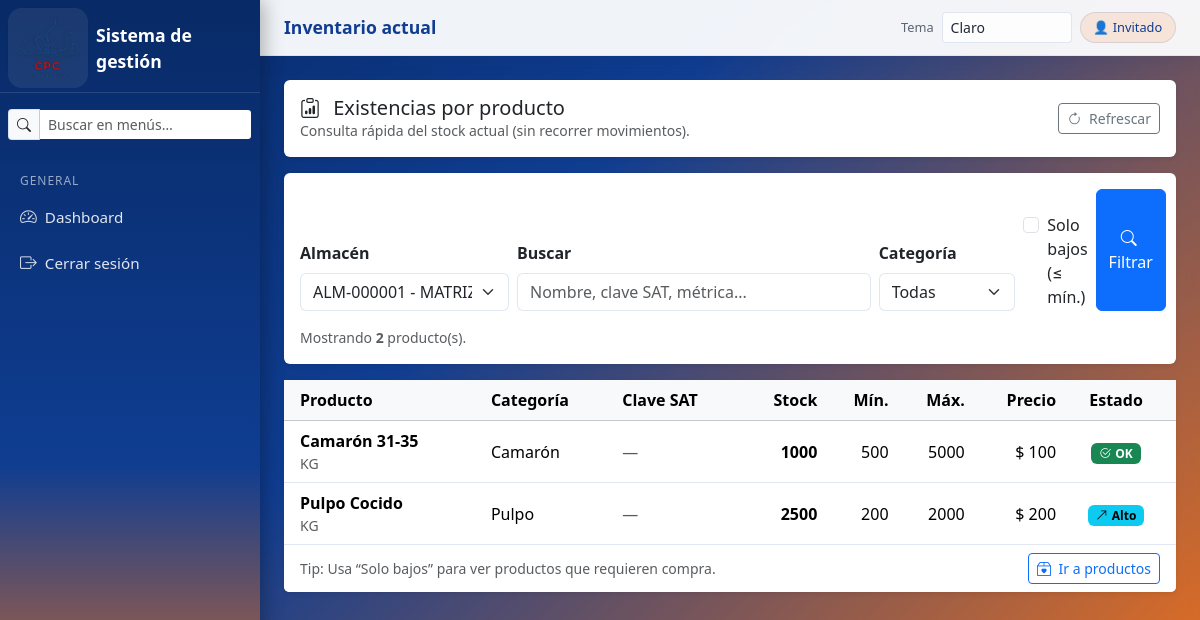
The page /inventarios/consultas/inventario_actual/ on the database its author committed.
### catalogos/models.py (models this page shows, shortened)
class Producto(models.Model):
    categoria = models.ForeignKey(
        Categoria,
        on_delete=models.SET_NULL,
        null=True,
        blank=True,
        related_name="productos",
    )
    nombre = models.CharField(max_length=150)
    nombre_normalizado = models.CharField(
        max_length=160,
        editable=False,
        unique=True,  # clave para evitar duplicados “similares”
    )
    clave_sat = models.CharField(max_length=8, blank=True, null=True)
    metrica = models.CharField(max_length=30)
    precio = models.DecimalField(max_digits=10, decimal_places=2)
    stock = models.DecimalField(max_digits=10, decimal_places=2, default=0)
    stock_minimo = models.DecimalField(max_digits=10, decimal_places=2, default=0)
    stock_maximo = models.DecimalField(max_digits=10, decimal_places=2, default=0)
    imagen = models.ImageField(upload_to="productos", blank=True, null=True)
    imagen_base64 = models.TextField(blank=True, null=True)
    es_equipo = models.BooleanField(
        default=False,
        help_text="Indica si el producto es un equipo con número de serie"
    )

class Categoria(models.Model):
    nombre = models.CharField(max_length=100, unique=True)
    nombre_normalizado = models.CharField(
        max_length=120,
        editable=False,
        unique=True,
    )

### inventarios/views/kardex.py (the view)
# urls.py: path("consultas/inventario_actual/", v_kardex.inventario_actual, name="inventario_actual"),
def inventario_actual(request):
    almacenes_qs = Almacen.objects.filter(es_activo=True).order_by("tipo", "nombre")
    almacen = get_almacen_default()
    almacen_id = (request.GET.get("almacen") or "").strip()
    if almacen_id.isdigit():
        almacen = almacenes_qs.filter(pk=int(almacen_id)).first() or almacen
    q = (request.GET.get("q") or "").strip()
    categoria_id = (request.GET.get("categoria") or "").strip()
    solo_bajos = request.GET.get("solo_bajos") == "on"
    productos = Producto.objects.select_related("categoria").all()
    if q:
        productos = productos.filter(
            Q(nombre__icontains=q) |
            Q(clave_sat__icontains=q) |
            Q(metrica__icontains=q)
        )
    if categoria_id:
        productos = productos.filter(categoria_id=categoria_id)
    stock_map = {}
    if almacen:
        stock_map = {
            s.producto_id: (s.cantidad or 0)
            for s in InventarioStock.objects.filter(almacen_id=almacen.id)
        }
    categorias = Categoria.objects.all().order_by("nombre")
    productos = list(productos.order_by("nombre"))
    for p in productos:
        p.stock_almacen = stock_map.get(p.id, 0)
    if solo_bajos:
        productos = [p for p in productos if p.stock_minimo is not None and p.stock_almacen <= p.stock_minimo]
    return render(request, "inventarios/inventario_actual.html", {
        "productos": productos,
        "categorias": categorias,
        "almacenes": almacenes_qs,
        "almacen": almacen,
        "almacen_id": almacen_id,
        "q": q,
        "categoria_id": categoria_id,
        "solo_bajos": solo_bajos,
    })

### accounts/templatetags/roles.py (called while the page is built)
@register.filter
def has_group(user, group_name: str) -> bool:
    if not user or not user.is_authenticated:
        return False
    return user.groups.filter(name=group_name).exists()

### inventarios/utils.py (called while the page is built)
def get_almacen_default():
    return (
        Almacen.objects.filter(es_activo=True, tipo="FISICO").order_by("id").first()
        or Almacen.objects.filter(es_activo=True).order_by("id").first()
    )

### templates/inventarios/inventario_actual.html (shortened to what this page needs)
{% extends "base.html" %}
{% load humanize %}
{% block page_title %}Inventario actual{% endblock %}
{% block content %}
<div class="row">
  <div class="col-12">
    <div class="card border-0 shadow-sm">
      <div class="card-body d-flex flex-column flex-md-row justify-content-between align-items-md-center gap-2">
        <div>
          <h5 class="mb-0">
            <i class="bi bi-clipboard-data me-2"></i>
            Existencias por producto
          </h5>
          <div class="text-muted small">
            Consulta rápida del stock actual (sin recorrer movimientos).
          </div>
        </div>
        <div class="d-flex gap-2">
          <a href="?{% if q %}q={{ q|urlencode }}&{% endif %}{% if categoria_id %}categoria={{ categoria_id }}&{% endif %}{% if solo_bajos %}solo_bajos=on&{% endif %}"
             class="btn btn-sm btn-outline-secondary">
            <i class="bi bi-arrow-clockwise me-1"></i>
            Refrescar
          </a>
        </div>
      </div>
    </div>
  </div>
  <div class="col-12 mt-3">
    <div class="card border-0 shadow-sm">
      <div class="card-body">
        <form method="get" class="row g-2 align-items-end">
          <div class="col-12 col-md-3">
            <label class="form-label fw-semibold">Almacén</label>
            <select name="almacen" class="form-select">
              {% for a in almacenes %}
                <option value="{{ a.id }}" {% if almacen and a.id == almacen.id %}selected{% endif %}>
                  {{ a.codigo }} - {{ a.nombre }}{% if a.tipo == "VIRTUAL" %} (Virtual){% endif %}
                </option>
              {% endfor %}
            </select>
          </div>
          <div class="col-12 col-md-5">
            <label class="form-label fw-semibold">Buscar</label>
            <input type="text"
                   name="q"
                   value="{{ q|default:'' }}"
                   class="form-control"
                   placeholder="Nombre, clave SAT, métrica...">
          </div>
          <div class="col-12 col-md-2">
            <label class="form-label fw-semibold">Categoría</label>
            <select name="categoria" class="form-select">
              <option value="">Todas</option>
            </select>
          </div>
          <div class="col-12 col-md-2 d-flex gap-2">
            <div class="form-check mt-4">
              <input class="form-check-input"
                     type="checkbox"
                     id="solo_bajos"
                     name="solo_bajos"
                     {% if solo_bajos %}checked{% endif %}>
              <label class="form-check-label" for="solo_bajos">
                Solo bajos (≤ mín.)
              </label>
            </div>
            <button class="btn btn-primary ms-auto mt-3 mt-md-0" type="submit">
              <i class="bi bi-search me-1"></i>
              Filtrar
            </button>
          </div>
        </form>
        {% if productos %}
          <div class="mt-3 text-muted small">
            Mostrando <strong>{{ productos|length }}</strong> producto(s).
          </div>
        {% else %}
          <div class="mt-3 text-muted small">
            No hay resultados con los filtros actuales.
          </div>
        {% endif %}
      </div>
    </div>
  </div>
  <div class="col-12 mt-3">
    <div class="card border-0 shadow-sm">
      <div class="card-body p-0">
        <div class="table-responsive">
          <table class="table table-hover align-middle mb-0">
            <thead class="table-light">
              <tr>
                <th class="ps-3">Producto</th>
                <th>Categoría</th>
                <th>Clave SAT</th>
                <th class="text-end">Stock</th>
                <th class="text-end">Mín.</th>
                <th class="text-end">Máx.</th>
                <th class="text-end">Precio</th>
                <th class="text-center pe-3">Estado</th>
              </tr>
            </thead>
            <tbody>
              {% for p in productos %}
                <tr>
                  <td class="ps-3">
                    <div class="fw-semibold">{{ p.nombre }}</div>
                    <div class="text-muted small">
                      {% if p.metrica %}{{ p.metrica }}{% endif %}
                    </div>
                  </td>
                  <td>
                    {% if p.categoria %}{{ p.categoria.nombre }}{% else %}<span class="text-muted">—</span>{% endif %}
                  </td>
                  <td>
                    {% if p.clave_sat %}<code>{{ p.clave_sat }}</code>{% else %}<span class="text-muted">—</span>{% endif %}
                  </td>
                  <td class="text-end fw-semibold">
                    {{ p.stock_almacen|default_if_none:0|floatformat:"-4" }}
                  </td>
                  <td class="text-end">
                    {{ p.stock_minimo|default_if_none:0|floatformat:"-4" }}
                  </td>
                  <td class="text-end">
                    {{ p.stock_maximo|default_if_none:0|floatformat:"-4" }}
                  </td>
                  <td class="text-end">
                    {% if p.precio is not None %}
                      $ {{ p.precio|floatformat:"-2" }}
                    {% else %}
                      <span class="text-muted">—</span>
                    {% endif %}
                  </td>
                  <td class="text-center pe-3">
                    {% if p.stock_minimo is not None and p.stock_almacen <= p.stock_minimo %}
                      <span class="badge text-bg-warning">
                        <i class="bi bi-exclamation-triangle me-1"></i>Bajo
                      </span>
                    {% elif p.stock_maximo is not None and p.stock_almacen >= p.stock_maximo and p.stock_maximo > 0 %}
                      <span class="badge text-bg-info">
                        <i class="bi bi-arrow-up-right me-1"></i>Alto
                      </span>
                    {% else %}
                      <span class="badge text-bg-success">
                        <i class="bi bi-check2-circle me-1"></i>OK
                      </span>
                    {% endif %}
                  </td>
                </tr>
              {% empty %}
                <tr>
                  <td colspan="8" class="text-center py-4 text-muted">
                    No hay productos para mostrar.
                  </td>
                </tr>
              {% endfor %}
            </tbody>
          </table>
        </div>
      </div>
      <div class="card-footer bg-white border-0 d-flex justify-content-between align-items-center">
        <div class="text-muted small">
          Tip: Usa “Solo bajos” para ver productos que requieren compra.
        </div>
        <a href="{% url 'productos_list' %}" class="btn btn-sm btn-outline-primary">
          <i class="bi bi-box2-heart me-1"></i>
          Ir a productos
        </a>
      </div>
    </div>
  </div>
</div>
{% endblock %}

### static/css/base.css (style rules this page uses)
:root, html[data-theme="light"], body[data-theme="light"] { --color-bg: #f4f7fb; --color-bg-alt: #eaf1fb; --color-surface: #ffffff; --color-surface-soft: #f8fbff; --color-primary: #0f3d91; --color-primary-strong: #082a66; --color-primary-soft: #3b82f6; --color-secondary: #f97316; --color-secondary-soft: #fb923c; --color-accent: #ffb703; --color-text: #1f2937; --color-text-soft: #5b6472; --color-text-inverse: #ffffff; --color-border: rgba(15, 61, 145, 0.12); --color-border-strong: rgba(15, 61, 145, 0.22); --color-sidebar-text: rgba(255, 255, 255, 0.88); --color-sidebar-muted: rgba(255, 255, 255, 0.58); --color-sidebar-hover: rgba(255, 183, 3, 0.18); --color-sidebar-active: #ffd166; --shadow-soft: 0 14px 34px rgba(8, 42, 102, 0.14); --shadow-strong: 0 18px 45px rgba(7, 24, 58, 0.28); --focus-ring: 0 0 0 0.2rem rgba(249, 115, 22, 0.22); --gradient-main: linear-gradient(135deg, #082a66 0%, #0f3d91 38%, #f97316 100%); --gradient-sidebar: linear-gradient(180deg, #082a66 0%, #0f3d91 58%, #f97316 100%); --gradient-auth: linear-gradient(145deg, #082a66 0%, #0f3d91 45%, #fb923c 100%); --gradient-hero: linear-gradient(160deg, #0a224f 0%, #123f93 56%, #f97316 100%); --badge-bg: rgba(249, 115, 22, 0.12); }
html { color-scheme: light; }
body { background-color: var(--color-bg); color: var(--color-text); transition: background-color 0.25s ease, color 0.25s ease; }
.solar-sidebar, .solar-main-header, .auth-card, .auth-hero, .bg-solar-main, .bg-solar-auth, .solar-badge-user, .form-control, .form-select, .input-group-text, .btn-solar { transition: background 0.25s ease, background-color 0.25s ease, color 0.25s ease, border-color 0.25s ease, box-shadow 0.25s ease; }
.form-control, .form-select, .input-group-text { border-color: var(--color-border); }
.bg-solar-main { min-height: 100vh; margin: 0; background: var(--gradient-main); color: var(--color-text); }
.solar-main-content .card, .solar-main-content .table, .solar-main-content .modal-content, .solar-main-content .dropdown-menu { border-color: var(--color-border); }

### rows shown on the page
Producto: nombre "Camarón 31-35", metrica "KG", categoria.nombre "Camarón", stock_almacen "1000", stock_minimo "500", stock_maximo "5000", precio "100", shows "OK"
Producto: nombre "Pulpo Cocido", metrica "KG", categoria.nombre "Pulpo", stock_almacen "2500", stock_minimo "200", stock_maximo "2000", precio "200", shows "Alto"

### other values the page prints
{{ productos|length }} "2"
form field almacen "ALM-000001 - MATRIZ"
